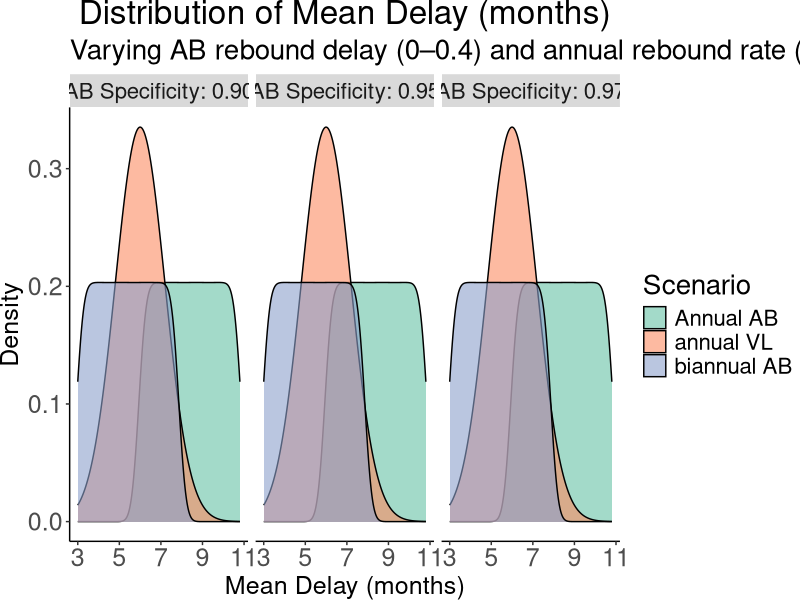
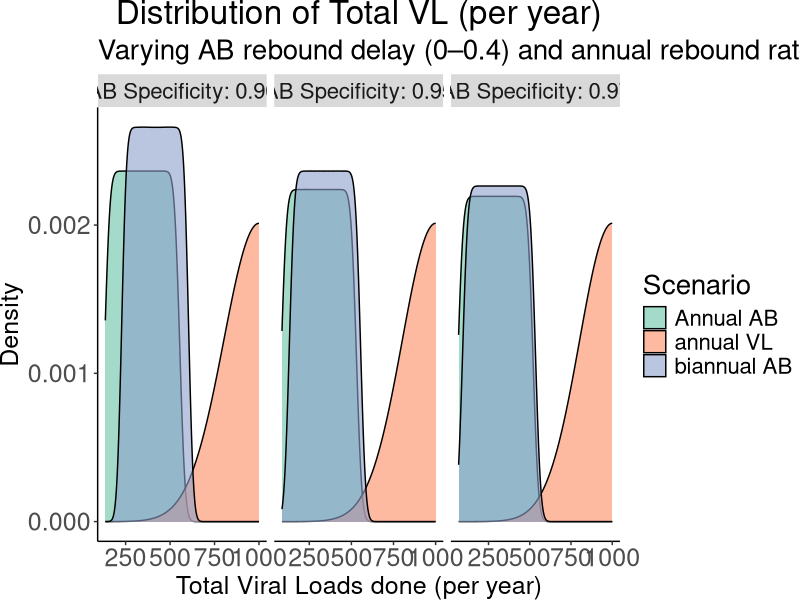

Write R code to recreate these figures, in order.
library(dplyr)
library(tidyr)
library(ggplot2)
library(purrr)

# --- Parameter grid ---
spec_values <- c(0.90, 0.95, 0.97)
AB_rebound_delay_seq <- seq(0, 0.4, by = 0.01)
annual_rebound_rate_seq <- seq(0.04, 0.5, by = 0.01)

param_grid <- expand.grid(
  AB_Specificity = spec_values,
  AB_rebound_delay = AB_rebound_delay_seq,
  annual_rebound_rate = annual_rebound_rate_seq
)

population <- 1000

# --- Function that computes metrics for one parameter set ---
compute_metrics <- function(AB_Specificity, AB_rebound_delay, annual_rebound_rate, population = 1000) {
  monitoring_scenario <- c('annual VL', 'Annual AB', 'biannual AB')
  N <- rep(population, length(monitoring_scenario))
  prim_VL_tests <- c(population, 0, 0)
  testing_interval <- c(1, 1, 0.5)
  AB_testing <- c(0, rep(population, 2))
  
  number_of_rebounds_PerAnnum <- rep(population * annual_rebound_rate, 3)
  number_of_rebounds_Per_test_round <- c(
    NA,
    population * annual_rebound_rate * (testing_interval[2] + AB_rebound_delay),
    (testing_interval[3] * annual_rebound_rate * population) + (population * annual_rebound_rate * AB_rebound_delay)
  )
  
  true_positives <- c(
    population * annual_rebound_rate,
    number_of_rebounds_PerAnnum[2] * testing_interval[2],
    number_of_rebounds_PerAnnum[3] * testing_interval[3]
  )
  
  false_positives <- c(
    0,
    (N[2] - number_of_rebounds_PerAnnum[2]) * (1 - AB_Specificity),
    (N[3] - number_of_rebounds_PerAnnum[3]) * (1 - AB_Specificity)
  )
  
  vl_confirmation <- c(
    0,
    true_positives[2] + false_positives[2],
    true_positives[3] + false_positives[3]
  )
  
  total_VL <- c(
    vl_confirmation[1] + prim_VL_tests[1],
    vl_confirmation[2] + prim_VL_tests[2],
    vl_confirmation[3] + prim_VL_tests[3]
  )
  
  mean_delay_yrs <- c(
    0.5,
    0.5 * (AB_rebound_delay + testing_interval[2] + AB_rebound_delay),
    0.5 * (AB_rebound_delay + testing_interval[3] + AB_rebound_delay)
  )
  mean_delay_months <- mean_delay_yrs * 12
  
  total_VL_per_yr <- c(
    N[1],
    total_VL[2] / testing_interval[2],
    total_VL[3] / testing_interval[3]
  )
  
  tibble(
    Scenario = monitoring_scenario,
    AB_Specificity = AB_Specificity,
    AB_rebound_delay = AB_rebound_delay,
    annual_rebound_rate = annual_rebound_rate,
    Mean_delay_months = mean_delay_months,
    Total_VL_per_year = total_VL_per_yr
  )
}

# --- Run across grid ---
results <- param_grid %>%
  mutate(data = pmap(
    list(AB_Specificity, AB_rebound_delay, annual_rebound_rate),
    ~ compute_metrics(..1, ..2, ..3, population)
  )) %>%
  unnest(data, names_sep = "_")

# --- Plot distributions ---

# x <- results %>%
#   filter(AB_Specificity == 0.95 & data_Scenario == 'Annual AB' & annual_rebound_rate == 0.06)

## 1. Distribution of Mean Delay (months)
my_labels <- c(
  "0.9"  = "AB Specificity: 0.90",
  "0.95" = "AB Specificity: 0.95",
  "0.97" = "AB Specificity: 0.97"
)

p1 <- ggplot(results, aes(x = data_Mean_delay_months, fill = data_Scenario)) +
  geom_density(alpha = 0.6) +
  facet_wrap(~ data_AB_Specificity,
             labeller = labeller(data_AB_Specificity = my_labels),
             scales = "free_x") +
  labs(
    title = "Distribution of Mean Delay (months)",
    subtitle = "Varying AB rebound delay (0–0.4) and annual rebound rate (0.04–0.5)",
    x = "Mean Delay (months)",
    y = "Density",
    fill = "Scenario"
  ) +
  theme(
    text = element_text(size = 20),
    plot.title = element_text(hjust = 0.5),
    axis.line = element_line(colour = "black"),
    axis.text = element_text(size = 18),
    axis.title = element_text(size = 18),
    panel.background = element_blank(),
    panel.border = element_blank(),
    plot.margin = unit(c(0, 0, 0, 0), "null")
  ) +
  scale_fill_brewer(palette = "Set2")

ggsave("epidemics/plot_delay.png", plot = p1,
       width = 10, height = 6, dpi = 300)

## 2. Distribution of Total VL (per year)
my_labels <- c(
  "0.9"  = "AB Specificity: 0.90",
  "0.95" = "AB Specificity: 0.95",
  "0.97" = "AB Specificity: 0.97"
)

p2 <- ggplot(results, aes(x = data_Total_VL_per_year, fill = data_Scenario)) +
  geom_density(alpha = 0.6) +
  facet_wrap(~ data_AB_Specificity,
             labeller = labeller(data_AB_Specificity = my_labels),
             scales = "free_x") +
  labs(
    title = "Distribution of Total VL (per year)",
    subtitle = "Varying AB rebound delay (0–0.4) and annual rebound rate (0.04–0.5)",
    x = "Total Viral Loads done (per year)",
    y = "Density",
    fill = "Scenario"
  ) +
  theme(
    text = element_text(size = 20),
    plot.title = element_text(hjust = 0.5),
    axis.line = element_line(colour = "black"),
    axis.text = element_text(size = 18),
    axis.title = element_text(size = 18),
    panel.background = element_blank(),
    panel.border = element_blank(),
    plot.margin = unit(c(0, 0, 0, 0), "null")
  ) +
  scale_fill_brewer(palette = "Set2")

ggsave("epidemics/plot_totalVL_p_a.png", plot = p2,
       width = 10, height = 6, dpi = 300)
